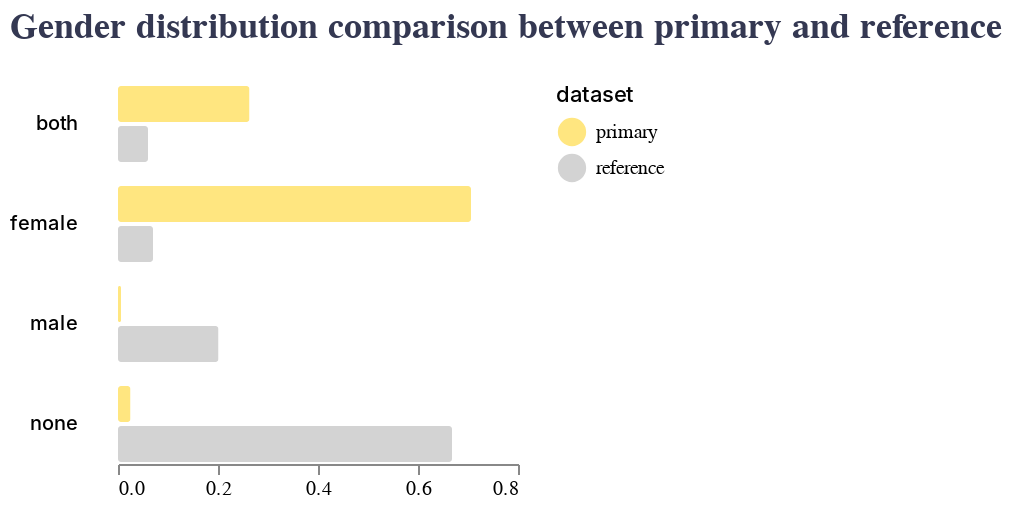

This figure's notebook cell:
### Code cell
source = pd.read_csv('data/viz/gender_compare.csv')

alt.Chart(source).mark_bar(cornerRadius=1.5).encode(
    alt.X('percentage:Q', title=None),
    alt.Y('dataset', title=None, axis=None),
    alt.Row('gender', spacing=10, 
            title=None,
            header=alt.Header(
                labelAngle=0,
                labelAlign='left',
                labelPadding=20,
                labelFontWeight=500
                )
            ),
    alt.Color('dataset', 
                scale=alt.Scale(range=[Yellow, Lightgrey]),
                legend=alt.Legend( 
                    symbolType='circle', 
                    titleFontWeight=500,
                    symbolSize=200)
                    ),
    alt.Tooltip('percentage')
).configure_axis(grid=False
).configure_view(stroke=None
).properties(
    width=200, title='Gender distribution comparison between primary and reference'
).configure_title(
    fontSize=18,
    font='Nunito',
    anchor='start',
    dy=-15,
    color=grey3
)

### Figure 1 — Vega-Lite specification as saved in the notebook (floating-point values rounded to 4 significant figures)
{"config": {"view": {"continuousWidth": 400, "continuousHeight": 300, "stroke": null}, "axis": {"grid": false}, "title": {"anchor": "start", "color": "#343852", "dy": -15, "font": "Nunito", "fontSize": 18}}, "data": {"name": "data-8dcb83f684b9ba4064877b1206d6dc0d"}, "mark": {"type": "bar", "cornerRadius": 1.5}, "encoding": {"color": {"field": "dataset", "legend": {"symbolSize": 200, "symbolType": "circle", "titleFontWeight": 500}, "scale": {"range": ["#FFE680", "#D3D3D3"]}, "type": "nominal"}, "row": {"field": "gender", "header": {"labelAlign": "left", "labelAngle": 0, "labelFontWeight": 500, "labelPadding": 20}, "spacing": 10, "title": null, "type": "nominal"}, "tooltip": {"field": "percentage", "type": "quantitative"}, "x": {"field": "percentage", "title": null, "type": "quantitative"}, "y": {"axis": null, "field": "dataset", "title": null, "type": "nominal"}}, "title": "Gender distribution comparison between primary and reference", "width": 200, "$schema": "https://vega.github.io/schema/vega-lite/v4.17.0.json", "datasets": {"data-8dcb83f684b9ba4064877b1206d6dc0d": [{"gender": "female", "dataset": "primary", "percentage": 0.706}, {"gender": "both", "dataset": "primary", "percentage": 0.263}, {"gender": "none", "dataset": "primary", "percentage": 0.025}, {"gender": "male", "dataset": "primary", "percentage": 0.006}, {"gender": "female", "dataset": "reference", "percentage": 0.07}, {"gender": "both", "dataset": "reference", "percentage": 0.06}, {"gender": "none", "dataset": "reference", "percentage": 0.668}, {"gender": "male", "dataset": "reference", "percentage": 0.201}]}}
